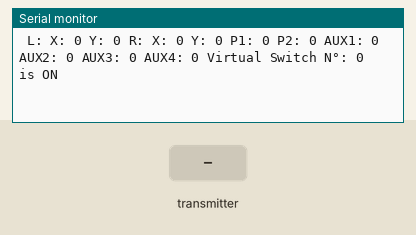
A sketch run on a simulated ESP32. Shown: the last lines printed to the serial monitor. Inputs (shaded band) come from the test bench.

Above: at 1.2 s.
1.3 s: the transmitter starts sending LJX = 1024
At 2.1 s:
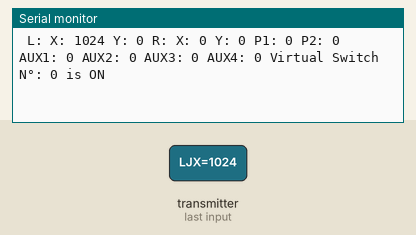
2.8 s: the transmitter starts sending LJY = 1024
At 3.8 s:
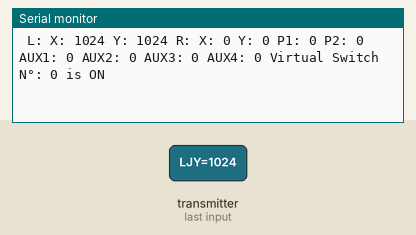
4.3 s: the transmitter starts sending RJX = 1024
At 5.2 s:
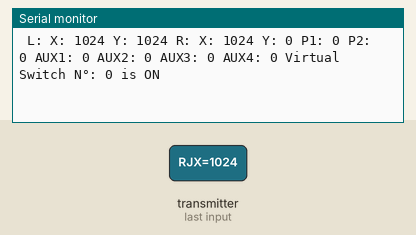
5.8 s: the transmitter starts sending RJY = 1024
At 6.4 s:
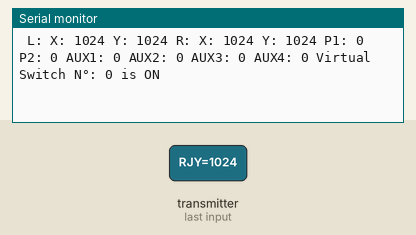
7.3 s: the transmitter starts sending AUX1 = 64
At 8.4 s:
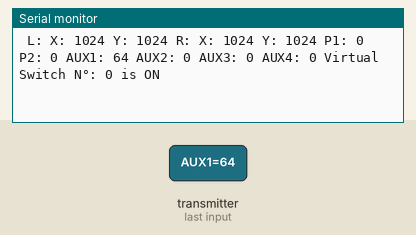
10.3 s: the transmitter starts sending AUX2 = 64
At 11.4 s:
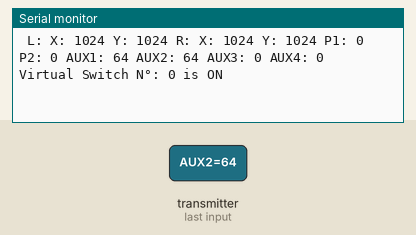

The sketch:

Receiver_Code_example.ino
```cpp
// (licence header left out)
#include <esp_now.h>
#include <WiFi.h>
#include <esp_wifi.h>

/* Structure to hold the received data (TeXR's 10 inputs)
 * This Structure Must match the sender structure DO NOT CHANGE THIS
 * or the code becomes unstable and can lead to a Watchdog "boot looping"
 * depending on the ESP board you are using.
 */
struct data_in {

short LJX;
short LJY;
short RJX;
short RJY;

short P1;
short P2;

byte AUX1;
byte AUX2;
byte AUX3;
byte AUX4;

byte V_SW;

};
data_in receivedData;

/*
 * Receiver's MAC Address:
 * This MAC Address needs to be Replaced with the one that the Remote Controller shows in the "Pair Device" section
 * at the "Settings" Menu page
 * example:
 *    if the Remote Controller shows:       08:3A:F2:50:C8:20
 *
 *    Then this line of code:
 *        uint8_t newMACAddress[] = {0xFF, 0xFF, 0xFF, 0xFF, 0xFF, 0xFF};
 *
 *    Becomes:
 *        uint8_t newMACAddress[] = {0x08, 0x3A, 0xF2, 0x50, 0xC8, 0x20};
 *
 */
uint8_t newMACAddress[] = {0xFF, 0xFF, 0xFF, 0xFF, 0xFF, 0xFF};

// Callback function that will be executed when data is received:

void OnDataRecv(const uint8_t * mac, const uint8_t *incomingData, int len) {
  memcpy(&receivedData, incomingData, sizeof(receivedData));
  //Serial.print("Bytes received: "); //print received data size
  //Serial.println(len); //print received data size
  delay(10);
}

void setup() {
  // Initialize Serial Monitor
  Serial.begin(115200);

  // Set device as a WiFi Station
  WiFi.mode(WIFI_STA);
  esp_wifi_set_mac(WIFI_IF_STA, &newMACAddress[0]);

  // Init ESP-NOW
  if (esp_now_init() != ESP_OK) {
    Serial.println("Error initializing ESP-NOW");
    return;
  }

  // Once ESPNow is successfully Init, we will register for recv CB to
  // get recv packer info
  esp_now_register_recv_cb(OnDataRecv);
}

void loop(){
  Serial.print(" L: X: ");
  Serial.print(receivedData.LJX);
  Serial.print(" Y: ");
  Serial.print(receivedData.LJY);
  Serial.print(" R: X: ");
  Serial.print(receivedData.RJX);
  Serial.print(" Y: ");
  Serial.print(receivedData.RJY);

  Serial.print(" P1: ");
  Serial.print(receivedData.P1);
  Serial.print(" P2: ");
  Serial.print(receivedData.P2);

  Serial.print(" AUX1: ");
  Serial.print(receivedData.AUX1);
  Serial.print(" AUX2: ");
  Serial.print(receivedData.AUX2);
  Serial.print(" AUX3: ");
  Serial.print(receivedData.AUX3);
  Serial.print(" AUX4: ");
  Serial.print(receivedData.AUX4);
  Serial.print(" Virtual Switch N°: ");
  Serial.print(receivedData.V_SW);
  Serial.println(" is ON ");
  delay(10);
}
```

Measured:
- after the input at 1.3 s, the serial monitor: prints a new line at once (image 1)
- after the input at 2.8 s, the serial monitor: prints a new line at once (image 2)
- after the input at 4.3 s, the serial monitor: prints a new line at once (image 3)
- after the input at 5.8 s, the serial monitor: prints a new line at once (image 4)
- after the input at 7.3 s, the serial monitor: prints a new line at once (image 5)
- after the input at 10.3 s, the serial monitor: prints a new line at once (image 6)
